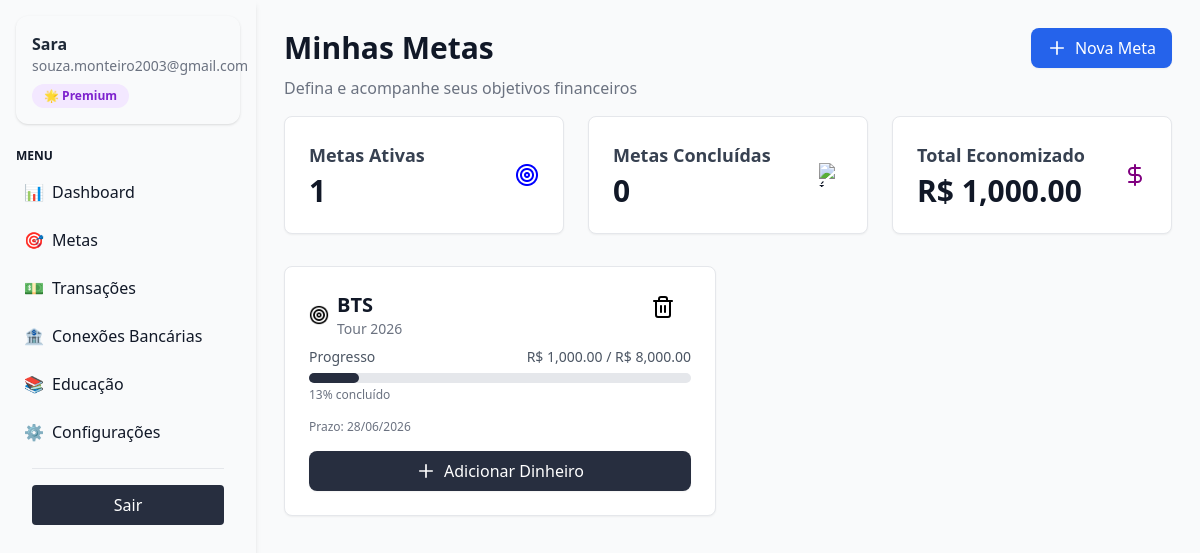
Screenshot of /educacao/metas/ (signed in) with the database file from the repository.
### financas/models.py (models this page shows, shortened)
class Meta(models.Model):
    usuario = models.ForeignKey(User, on_delete=models.CASCADE)
    nome = models.CharField(max_length=200)
    descricao = models.TextField(blank=True)
    valor_alvo = models.DecimalField(max_digits=10, decimal_places=2)
    valor_atual = models.DecimalField(max_digits=10, decimal_places=2, default=Decimal('0.00'))
    data_limite = models.DateField(null=True, blank=True)
    ativa = models.BooleanField(default=True)
    concluida = models.BooleanField(default=False)
    data_criacao = models.DateTimeField(auto_now_add=True)
    def porcentagem_progresso(self):
        if self.valor_alvo > 0:
            return (self.valor_atual / self.valor_alvo) * 100
        return 0

### financas/views.py (the view)
# urls.py: path("metas/", views.metas, name="metas"),
def metas(request):
    metas_do_usuario = Meta.objects.filter(usuario=request.user).order_by('ativa', 'data_limite')
    metas_ativas_count = metas_do_usuario.filter(ativa=True, concluida=False).count()
    metas_concluidas_count = metas_do_usuario.filter(concluida=True).count()
    total_economizado = metas_do_usuario.aggregate(total=Sum('valor_atual'))['total'] or 0
    context = {
        'metas': metas_do_usuario,
        'metas_ativas_count': metas_ativas_count,
        'metas_concluidas_count': metas_concluidas_count,
        'total_economizado': total_economizado
    }
    return render(request, 'financas/metas.html', context)

### financas/templates/financas/metas.html (shortened to what this page needs)
{% extends "financas/base.html" %}
{% load static %}
{% load humanize %}
{% block content %}
<div class="container mx-auto p-1">
    <div class="flex justify-between items-center mb-2">
        <h1 class="text-3xl font-bold">Minhas Metas</h1>
        <button class="flex items-center gap-2 px-4 py-2 bg-blue-600 text-white rounded-lg shadow-sm hover:bg-blue-700 transition-colors">
            <svg xmlns="http://www.w3.org/2000/svg" fill="none" viewBox="0 0 24 24" stroke-width="2" stroke="currentColor" class="w-5 h-5">
                <path stroke-linecap="round" stroke-linejoin="round" d="M12 4.5v15m7.5-7.5h-15" />
            </svg>
            Nova Meta
        </button>
    </div>
    <p class="text-gray-500 mb-4">Defina e acompanhe seus objetivos financeiros</p>
    <div class="grid grid-cols-1 md:grid-cols-3 gap-6 mb-8">
        <div class="bg-white p-6 rounded-lg shadow-sm border border-gray-200 flex items-center justify-between">
            <div>
                <h2 class="text-lg font-semibold text-gray-700">Metas Ativas</h2>
                <p class="text-3xl font-bold mt-1">{{ metas_ativas_count }}</p>
            </div>
            <div class="">
                <img src="{% static 'img/target.png' %}" alt="Ícone de Metas Ativas" class="w-6 h-6">
            </div>
        </div>
        <div class="bg-white p-6 rounded-lg shadow-sm border border-gray-200 flex items-center justify-between">
            <div>
                <h2 class="text-lg font-semibold text-gray-700">Metas Concluídas</h2>
                <p class="text-3xl font-bold mt-1">{{ metas_concluidas_count }}</p>
            </div>
            <div class="">
                <img src="{% static 'img/trending-up.png' %}" alt="Ícone de Metas Concluídas" class="w-6 h-6">
            </div>
        </div>
        <div class="bg-white p-6 rounded-lg shadow-sm border border-gray-200 flex items-center justify-between">
            <div>
                <h2 class="text-lg font-semibold text-gray-700">Total Economizado</h2>
                <p class="text-3xl font-bold mt-1">R$ {{ total_economizado|floatformat:2|intcomma }}</p>
            </div>
            <div class="">
                <img src="{% static 'img/dollar-sign.png' %}" alt="Ícone de Total Economizado" class="w-6 h-6">
            </div>
        </div>
    </div>
    <div class="grid grid-cols-1 md:grid-cols-2 gap-6">
        {% for meta in metas %}
        <div class="bg-white p-6 rounded-lg shadow-sm border border-gray-200">
            <div class="flex justify-between items-start mb-2">
                <div class="flex items-center gap-2">
                    <div class="">
                        <img src="{% static 'img/target (1).png' %}" alt="Ícone de Meta" class="w-5 h-5">
                    </div>
                    <div>
                        <h3 class="text-xl font-bold">{{ meta.nome }}</h3>
                        <p class="text-sm text-gray-500">{{ meta.descricao }}</p>
                    </div>
                </div>
                <div class="flex items-center gap-2">
                    <img src="{% static 'img/trash-2.png' %}"
                    <span class="text-xs font-medium px-2 py-1 rounded-full
                        {% if meta.concluida %}Concluída{% else %}Ativa{% endif %}
                    </span>
                    <button>
                        <svg xmlns="http://www.w3.org/2000/svg" fill="none" viewBox="0 0 24 24" stroke-width="1.5" stroke="currentColor" class="w-6 h-6 text-gray-400 hover:text-red-500 transition-colors">
                </div>
            </div>
            <div class="mb-4">
                <div class="flex justify-between text-sm text-gray-600 font-medium">
                    <span>Progresso</span>
                    <span>R$ {{ meta.valor_atual|floatformat:2|intcomma }} / R$ {{ meta.valor_alvo|floatformat:2|intcomma }}</span>
                </div>
                <div class="w-full bg-gray-200 rounded-full h-2.5 mt-1.5">
                    <div class="bg-[#272e3f] h-2.5 rounded-full" style="width: {{ meta.porcentagem_progresso|default:0|floatformat:0|add:'0' }}%"></div>
                </div>
                <p class="text-xs text-gray-500 mt-1">{{ meta.porcentagem_progresso|floatformat:0 }}% concluído</p>
            </div>
            <p class="text-xs text-gray-500">Prazo: {{ meta.data_limite|date:"d/m/Y" }}</p>
            <button class="mt-4 flex items-center justify-center gap-2 w-full px-4 py-2 bg-[#272e3f] text-[#ffffff] rounded-lg shadow-sm hover:bg-[#56658b] transition-colors">
                <svg xmlns="http://www.w3.org/2000/svg" fill="none" viewBox="0 0 24 24" stroke-width="2" stroke="currentColor" class="w-5 h-5">
                    <path stroke-linecap="round" stroke-linejoin="round" d="M12 4.5v15m7.5-7.5h-15" />
                </svg>
                Adicionar Dinheiro
            </button>
        </div>
    {% endfor %}
    </div>
</div>
{% endblock %}

### financas/templates/financas/base.html (shortened to what this page needs)
{% load static %}
<!DOCTYPE html>
<html lang="pt-br">
<head>
  <script src="https://cdn.tailwindcss.com"></script>
</head>
<body class="bg-[#f9fafb] text-gray-900 flex">
  <aside class="fixed w-64 bg-[#f9fafb] shadow-md p-4 min-h-screen ">
    <div class="bg-white-50 p-4 rounded-xl shadow mb-6">
      <h3 class="font-semibold text-gray-800">{{ request.user.first_name }} {{ request.user.last_name }}</h3>
      <p class="text-sm text-gray-500">{{ request.user.email }}</p>
      <span class="mt-2 inline-block px-3 py-1 text-xs font-semibold text-purple-700 bg-purple-100 rounded-full">
        🌟 Premium
      </span>
    </div>
    <h4 class="uppercase text-xs font-semibold text-black-400 mb-2">Menu</h4>
    <nav class="flex flex-col gap-2">
      <a href="{% url 'dashboard' %}" class=" flex items-center gap-2 p-2 rounded hover:bg-gray-100"">
      <span>📊</span> Dashboard
    </a>
    <a href=" {% url 'financas:metas' %}" class="flex items-center gap-2 p-2 rounded hover:bg-gray-100">
        <span>🎯</span> Metas
      </a>
      <a href="{% url 'financas:transacoes' %}" class="flex items-center gap-2 p-2 rounded hover:bg-gray-100">
        <span>💵</span> Transações
      </a>
      <a href="{% url 'financas:conexoes_bancarias' %}" class="flex items-center gap-2 p-2 rounded hover:bg-gray-100">
        <span>🏦</span> Conexões Bancárias
      </a>
      <a href="{% url 'financas:educacao_2' %}" class="flex items-center gap-2 p-2 rounded hover:bg-gray-100">
        <span>📚</span> Educação
      </a>
      <a href="{% url 'financas:configuracoes' %}" class="flex items-center gap-2 p-2 rounded hover:bg-gray-100">
        <span>⚙️</span> Configurações
      </a>
    </nav>
    <div class="p-4 ">
      <hr class="border-t border-gray-200 mb-4">
      <a href="{% url 'logout' %}"
        class="w-full block text-center bg-[#272e3f] hover:bg-[#3f4c6b] text-white py-2 px-3 rounded">
        Sair
      </a>
    </div>
  </aside>
  <div class="flex-1 flex flex-col min-h-screen">
    <main class="ml-64 p-6">
      {% block content %}
      {% endblock %}
    </main>
  </div>
</body>
</html>

### rows the page displays
Meta: nome "BTS", descricao "Tour 2026", valor_atual "1,000.00", valor_alvo "8,000.00", porcentagem_progresso "13", data_limite "28/06/2026"

### other values shown
{{ request.user.first_name }} "Sara"
{{ request.user.email }} "souza.monteiro2003@gmail.com"
{{ metas_ativas_count }} "1"
{{ metas_concluidas_count }} "0"
{{ total_economizado|floatformat:2|intcomma }} "1,000.00"
